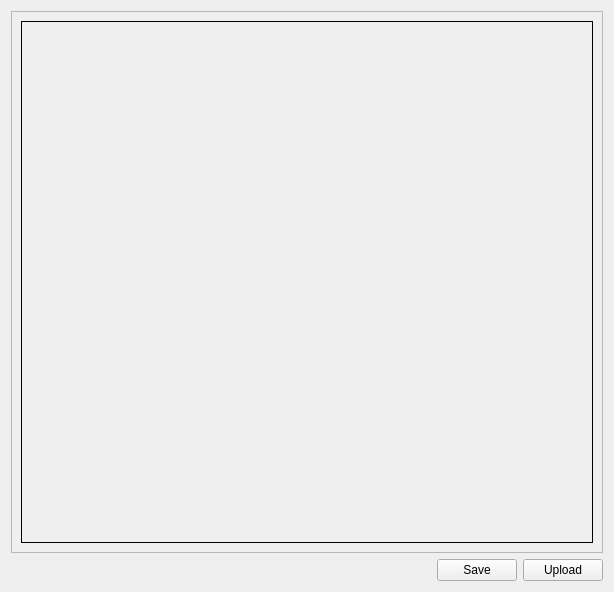
<?xml version="1.0" encoding="UTF-8"?>
<ui version="4.0">
 <class>ImageViewerWidget</class>
 <widget class="QWidget" name="ImageViewerWidget">
  <property name="geometry">
   <rect>
    <x>0</x>
    <y>0</y>
    <width>614</width>
    <height>592</height>
   </rect>
  </property>
  <property name="windowTitle">
   <string notr="true">ImageViewerWidget</string>
  </property>
  <layout class="QVBoxLayout" name="verticalLayout" stretch="1,0">
   <item>
    <widget class="QFrame" name="frame">
     <property name="frameShape">
      <enum>QFrame::StyledPanel</enum>
     </property>
     <property name="frameShadow">
      <enum>QFrame::Raised</enum>
     </property>
     <layout class="QHBoxLayout" name="horizontalLayout_2">
      <item>
       <widget class="ImageViewerLabel" name="imageViewerLabel">
        <property name="sizePolicy">
         <sizepolicy hsizetype="Preferred" vsizetype="Preferred">
          <horstretch>0</horstretch>
          <verstretch>0</verstretch>
         </sizepolicy>
        </property>
        <property name="styleSheet">
         <string notr="true">border: 1px solid black;</string>
        </property>
        <property name="text">
         <string/>
        </property>
       </widget>
      </item>
     </layout>
    </widget>
   </item>
   <item>
    <layout class="QHBoxLayout" name="horizontalLayout">
     <item>
      <spacer name="horizontalSpacer">
       <property name="orientation">
        <enum>Qt::Horizontal</enum>
       </property>
       <property name="sizeHint" stdset="0">
        <size>
         <width>418</width>
         <height>20</height>
        </size>
       </property>
      </spacer>
     </item>
     <item>
      <widget class="QPushButton" name="saveButton">
       <property name="text">
        <string>Save</string>
       </property>
      </widget>
     </item>
     <item>
      <widget class="QPushButton" name="uploadButton">
       <property name="cursor">
        <cursorShape>PointingHandCursor</cursorShape>
       </property>
       <property name="text">
        <string>Upload</string>
       </property>
      </widget>
     </item>
    </layout>
   </item>
  </layout>
 </widget>
 <customwidgets>
  <customwidget>
   <class>ImageViewerLabel</class>
   <extends>QLabel</extends>
   <header>ImageViewerLabel.h</header>
  </customwidget>
 </customwidgets>
 <resources/>
 <connections/>
</ui>
